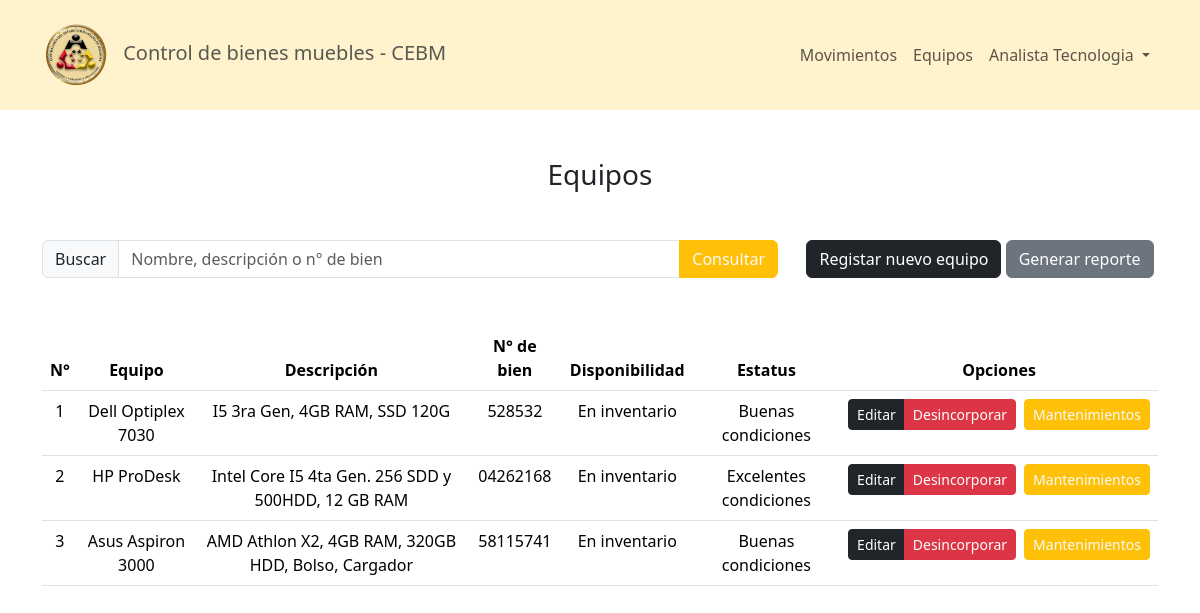
/pages/equipos.php (signed in), run on the app's committed database.
### tables this page shows
CREATE TABLE `equipos` (
  `id` int(11) NOT NULL,
  `equipo` varchar(80) NOT NULL,
  `descripcion` varchar(255) NOT NULL,
  `n_bien` varchar(8) NOT NULL,
  `disponible` tinyint(4) NOT NULL,
  `estatus` int(11) NOT NULL,
  `activo` tinyint(4) NOT NULL
);

### pages/equipos.php (the view, shortened to what this page needs)
<?php include('../config/Header.php'); ?>
<?php include('../config/NavBar.php'); ?>
<section class="mt-5">
    <h3 class="text-center">Equipos</h3>
    <div class="container mt-5">
        <div class="d-flex row justify-content-between text-center">
            <div class="col-sm-8">
                <form action="equipos.php" method="GET" autocomplete="off">
                    <div class="input-group">
                        <span class="input-group-text" id="basic-addon2">Buscar</span>
                        <input type="search" class="form-control" name="search" placeholder="Nombre, descripción o n° de bien">
                        <input class="btn btn-warning text-light" type="submit" id="button-addon2" value="Consultar">
                    </div>
                </form>
            </div>
            <div class="col-sm-4">
                <button class="btn btn-dark" data-bs-toggle="modal" data-bs-target="#equipo">Registar nuevo equipo</button>
                <a href="../services/reports/report_equipo.php" target="_blank" class="btn btn-secondary">Generar reporte</a>
            </div>
        </div>
    </div>
    <div class="container d-flex justify-content-center mt-5">
        <table class="table table-hover text-center">
            <thead>
                <tr>
                    <th scope="col">N°</th>
                    <th scope="col">Equipo</th>
                    <th scope="col">Descripción</th>
                    <th scope="col">N° de bien</th>
                    <th scope="col">Disponibilidad</th>
                    <th scope="col">Estatus</th>
                    <th scope="col">Opciones</th>
                </tr>
            </thead>
            <tbody>
                <?php
                $contador = 1;
                require('../config/conex.php');
                if (isset($_GET['search'])) {
                    $search = $_GET['search'];
                    $sql = "SELECT * FROM equipos WHERE (equipo LIKE '%$search%' OR descripcion LIKE '%$search%' OR n_bien LIKE '%$search%')";
                    $res = mysqli_query($conn, $sql);
                } else {
                    $res = mysqli_query($conn, "SELECT * FROM equipos");
                }
                while ($row = mysqli_fetch_array($res)) {
                    if ($row[6] != 1) {
                ?>
                        <tr>
                            <td><?php echo ($contador); ?></td>
                            <td><?php echo ($row[1]); ?></td>
                            <td class="text-warp"><?php echo ($row[2]); ?></td>
                            <td><?php echo ($row[3]); ?></td>
                            <td>
                                <?php
                                if ($row[4] == 0) {
                                    echo ("En inventario");
                                } else {
                                    echo ("Fuera de inventario");
                                }
                                ?>
                            </td>
                            <td>
                                <?php
                                switch ($row[5]) {
                                    case 0:
                                        echo ("Excelentes condiciones");
                                        break;
                                    case 1:
                                        echo ("Buenas condiciones");
                                        break;
                                }
                                ?>
                            </td>
                            <td>
                                <div class="d-flex gap-2">
                                    <div class="btn-group" role="group">
                                        <a href="editEquipo.php?id=<?php echo ($row[0]); ?>" type="button" class="btn btn-sm btn-dark">Editar</a>
                                        <button type="button" class="btn btn-sm btn-danger" onclick="confirmDisable(<?php echo ($row[0]); ?>)">Desincorporar</button>
                                    </div>
                                    <a href="mantenimiento.php?equipo=<?php echo ($row[0]); ?>" type="button" class="btn btn-sm btn-warning text-light">Mantenimientos</a>
                                </div>
                            </td>
                        </tr>
                <?php $contador++;
                    }
                } ?>
            </tbody>
        </table>
    </div>
</section>
<?php
    include('../config/FooterHtml.php');
?>

### src/global.css (style rules this page uses)
* { font-family: system-ui, sans-serif; box-sizing: border-box; margin: 0; }

### data on the page
equipos: equipo "Dell Optiplex 7030", descripcion "I5 3ra Gen, 4GB RAM, SSD 120G", n_bien "528532", disponible "En inventario", estatus "Buenas condiciones"
equipos: equipo "HP ProDesk", descripcion "Intel Core I5 4ta Gen. 256 SDD y 500HDD, 12 GB RAM", n_bien "04262168", disponible "En inventario", estatus "Excelentes condiciones"
equipos: equipo "Asus Aspiron 3000", descripcion "AMD Athlon X2, 4GB RAM, 320GB HDD, Bolso, Cargador", n_bien "58115741", disponible "En inventario", estatus "Buenas condiciones"

### other printed values
$nombre "Analista"
$apellido "Tecnologia"
